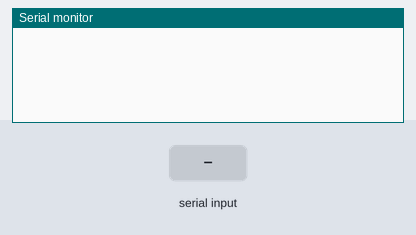
Bench run of a sketch on a simulated Arduino Uno, built with avr-gcc and run on an emulated ATmega328P. On the bench: the last lines printed to the serial monitor. The test bench sets the inputs (shaded band). EEPROM starts erased.

Above: at 1.2 s.
1.3 s: "read 3\n" received over Serial
At 2.8 s:
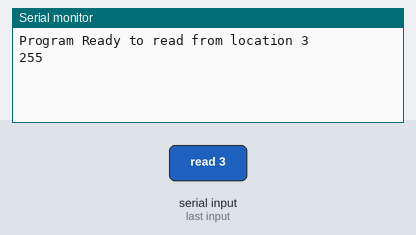
3.8 s: "write 3 10\n" received over Serial
At 5.4 s:
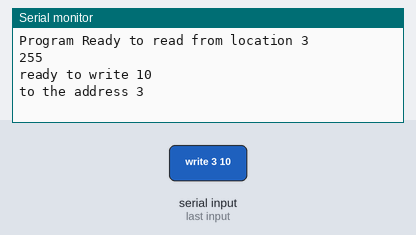

Measured:
- after the input at 1.3 s, the serial monitor: prints a new line after 1.0 s (image 1)
- after the input at 3.8 s, the serial monitor: prints a new line after 1.0 s (image 2)

The sketch:

EEPROM.ino
```cpp
/*
Write a sketch that allows a user to access data in EEPROM using the serial monitor.
Write a sketch that allows a user to access data in EEPROM using the serial monitor.
In the serial monitor the user should be able to type one of two commands: “read” and “write.
"Read" takes one argument, an EEPROM address.
"Write" takes two arguments, an EEPROM address and a value.
For example, if the user types “read 3” then the contents of EEPROM address 3 should be printed to the serial monitor.
If the user types “write 3 10” then the value 10 should be written into address 3 of the EEPROM.
*/


#include <EEPROM.h>


void setup() {
  // put your setup code here, to run once:
  Serial.begin(9600);
}

int address;
int dataToWrite;

void loop() {
  // put your main code here, to run repeatedly:
  String buffer = "";
  buffer = Serial.readString();
  if (buffer.startsWith("read"))
  {
    address = buffer.substring(buffer.indexOf(' ')+ 1).toInt();
    Serial.print("Program Ready to read from location ");
    Serial.print(address);
    Serial.println();
    Serial.println(EEPROM.read(address));
    }

    else if (buffer.startsWith("write"))
    {
      address = buffer.substring(6,7).toInt();
      dataToWrite = buffer.substring(8).toInt();
      Serial.print("ready to write ");
      Serial.print(dataToWrite);
      Serial.println();
      Serial.print("to the address ");
      Serial.print(address);
      Serial.println();
      EEPROM.write(address,dataToWrite);
    }
}
```
